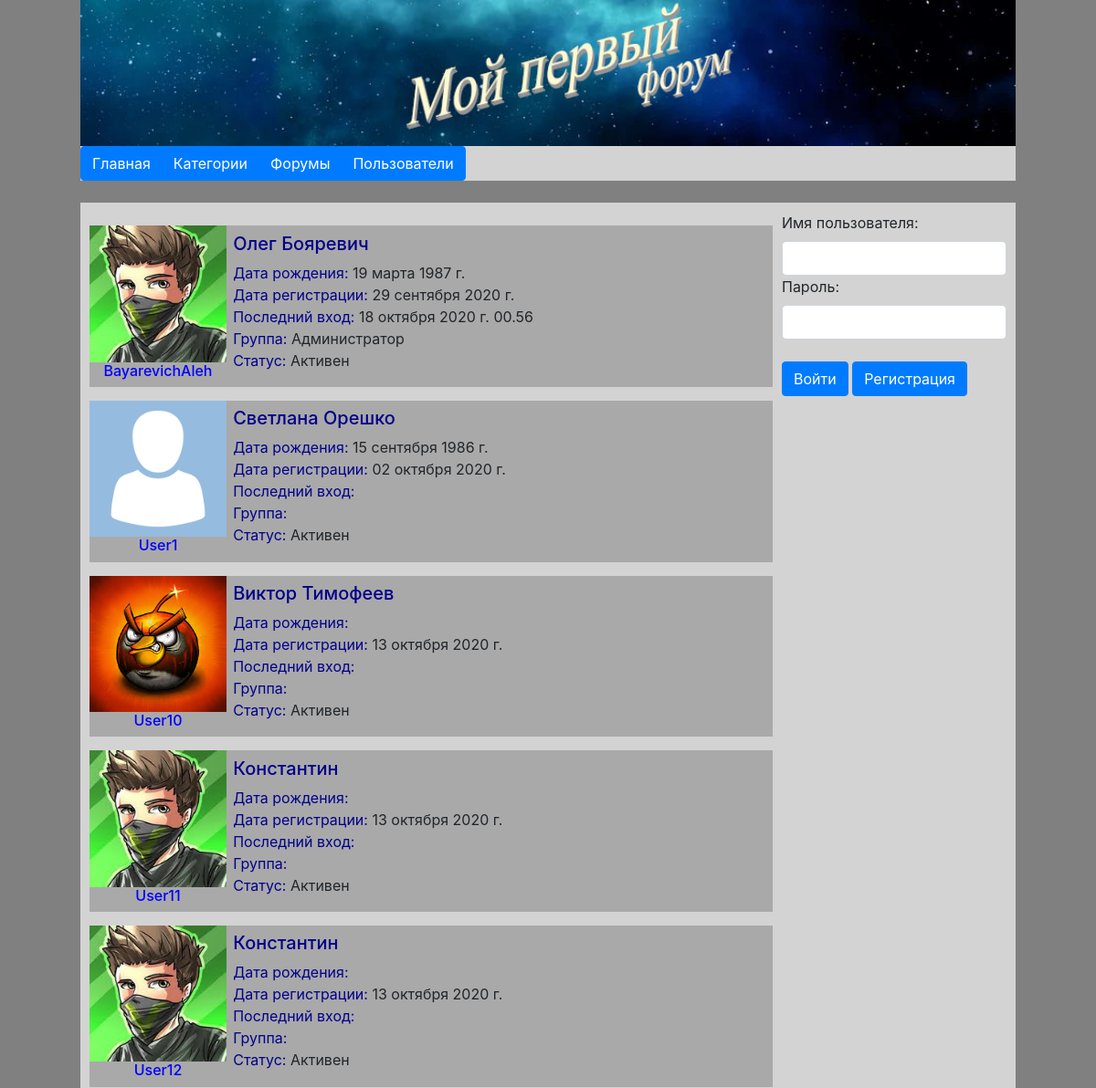
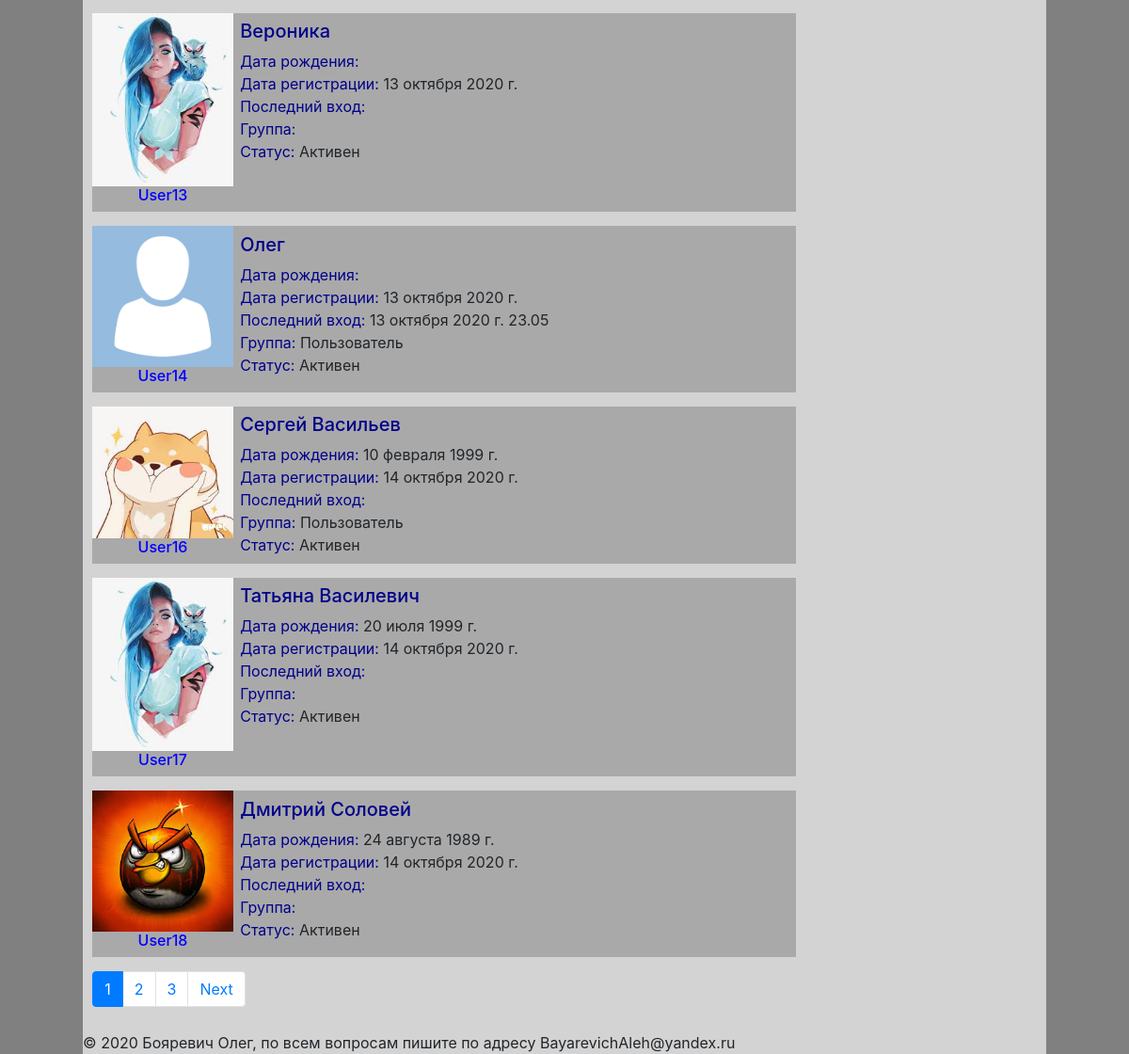
/users/, run on the app's committed database (2 pictures, top to bottom).
### Forum/models.py (models this page shows, shortened)
class Users(AbstractUser):
    status_choices = (
        ('active', 'Активен'),
        ('warn', 'Вынесено предупреждение'),
        ('block', 'Заблокирован'),
        ('delate', 'Удален'),
    )
    age = models.DateField(blank=True, null=True, verbose_name='Дата Рождения', )
    photo = models.ImageField(blank=True, upload_to='userphotos/', verbose_name='Фото')
    status = models.CharField(max_length=150, choices=status_choices, default='active', verbose_name='Статус')
    def get_absolute_url(self):
        return reverse('user', kwargs={"username": self.username})
    class Meta:
        verbose_name = 'Пользователь'
        verbose_name_plural = 'Пользователи'
        ordering = ['username']

### Forum/views.py (the view)
# urls.py: path('users/', UsersView.as_view(), name='users'),
class UsersView(MyListView):
    model = Users
    title = 'Пользователи'
    context_object_name = 'users'
    template_name = 'Forum/users.html'
    allow_empty = False
    paginate_by = 10

### Forum/utils.py (called while the page is built)
    def get_pages(self,):
        num_pages = self.pages.paginator.num_pages
        number = self.pages.number
        if num_pages < 10:
            return (range(1, num_pages + 1))
        elif number > num_pages - 5:
            return (range(num_pages - 8, num_pages + 1))
        else:
            return (range(number - 4, number + 4))

### Forum/views.py (called while the page is built)
    def get_context_data(self, *, object_list=None, **kwargs):
        context = super(__class__, self).get_context_data(**kwargs)
        context['userform'] = UserLoginForm
        context['title'] = self.title
        self.pages = context['page_obj']
        context['pages'] = self.get_pages()
        return context

### Forum/templates/Forum/users.html
{% extends 'base.html' %}
{% block content %}
    {% for item in users %}
        {% if item != request.user %}
            <div class="row" style="margin: 15px auto; background-color: darkgrey">
                <div class="col-1-4" align="center" style="width: 20%">
                    {% if item.photo %}
                        <img src="../static{{ item.photo.url }}" alt="Photo" width="100%">
                    {% else %}
                        <img src="../static/media/userphotos/nophoto.png" alt="Photo" width="100%">
                    {% endif %}
                    <h6><a href="{{ item.get_absolute_url }}" style="color: blue">{{ item.username }}</a></h6>
                </div>
                <div class="col-3-4">
                    <h5><a href="{{ item.get_absolute_url }}"
                           style="color: darkblue">{{ item.first_name }} {{ item.last_name }}</a></h5>
                    <font color="#00008b">Дата рождения: </font>{{ item.age|date:"d E Y г." }}<br>
                    <font color="#00008b">Дата регистрации: </font>{{ item.date_joined|date:"d E Y г." }}<br>
                    <font color="#00008b">Последний вход: </font>{{ item.last_login|date:"d E Y г. H.i" }}<br>
                    <font color="#00008b">Группа: </font>{{ item.groups.get }}<br>
                    <font color="#00008b">Статус: </font>
                    {% if item.status == "active" %}
                        Активен
                    {% elif item.status == "warn" %}
                        Вынесено предупреждени
                    {% elif item.status == "block" %}
                        Заблокирован
                    {% elif item.status == "delate" %}
                        Удален
                    {% endif %}
                </div>
            </div>
        {% endif %}
    {% endfor %}
{% endblock %}
{% block user %}
    {{ block.super }}
{% endblock %}

### Forum/static/css/style.css (style rules this page uses)
.container:after, .row:after { content: ""; display: table; clear: both; }
.col-3-4 { width: 73%; float: left; margin: 1%; }
.col-1-4 { width: 25%; float: left; }
.row { margin: 0px auto; padding: 0 0px; }
body { background-color: gray; }

### data on the page
Users: photo (picture), username "BayarevichAleh", first_name "Олег", last_name "Бояревич", age "19 марта 1987 г.", date_joined "29 сентября 2020 г.", last_login "18 октября 2020 г. 00.56", groups.get "Администратор", status "Активен"
Users: username "User1", first_name "Светлана", last_name "Орешко", age "15 сентября 1986 г.", date_joined "02 октября 2020 г.", status "Активен"
Users: photo (picture), username "User10", first_name "Виктор", last_name "Тимофеев", date_joined "13 октября 2020 г.", status "Активен"
Users: photo (picture), username "User11", first_name "Константин", date_joined "13 октября 2020 г.", status "Активен"
Users: photo (picture), username "User12", first_name "Константин", date_joined "13 октября 2020 г.", status "Активен"
Users: photo (picture), username "User13", first_name "Вероника", date_joined "13 октября 2020 г.", status "Активен"
Users: username "User14", first_name "Олег", date_joined "13 октября 2020 г.", last_login "13 октября 2020 г. 23.05", groups.get "Пользователь", status "Активен"
Users: photo (picture), username "User16", first_name "Сергей", last_name "Васильев", age "10 февраля 1999 г.", date_joined "14 октября 2020 г.", groups.get "Пользователь", status "Активен"
Users: photo (picture), username "User17", first_name "Татьяна", last_name "Василевич", age "20 июля 1999 г.", date_joined "14 октября 2020 г.", status "Активен"
Users: photo (picture), username "User18", first_name "Дмитрий", last_name "Соловей", age "24 августа 1989 г.", date_joined "14 октября 2020 г.", status "Активен"

### other printed values
{{ p }} "1"
{{ p }} "2" "3"
{{ userform.username.label }} "Имя пользователя"
{{ userform.password.label }} "Пароль"
